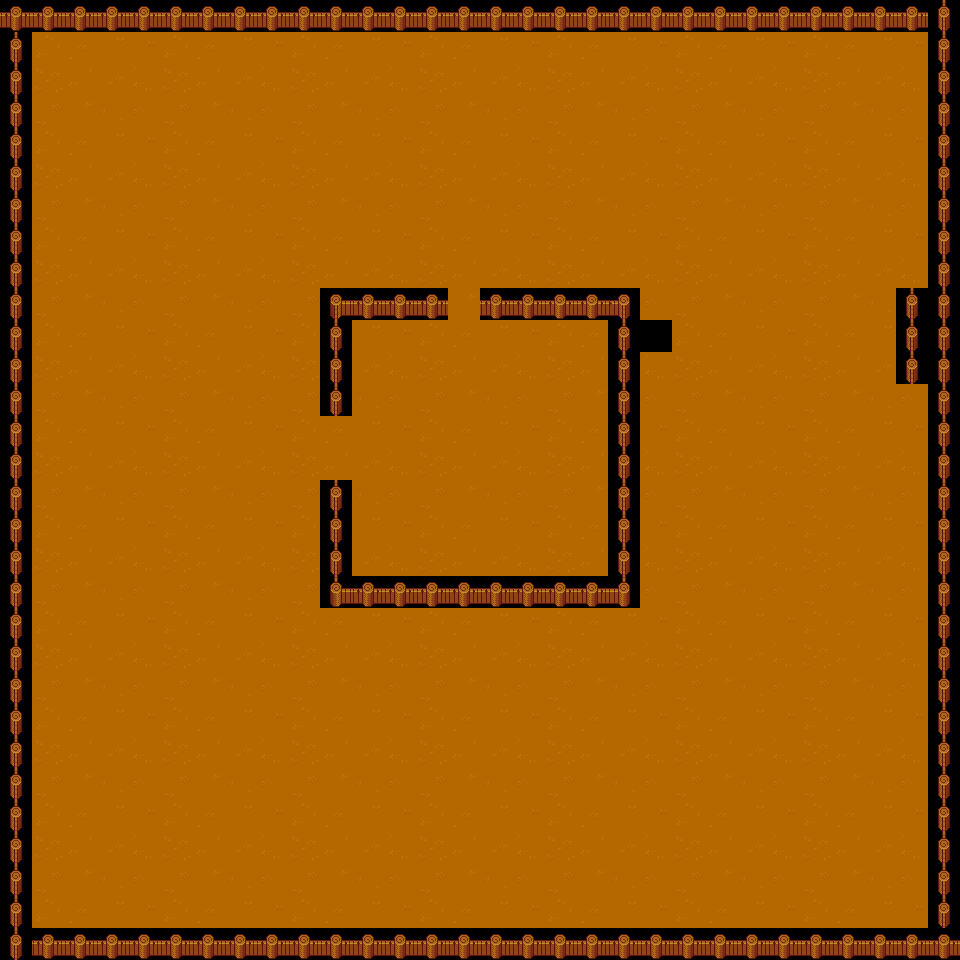

This game map was drawn from its Tiled (.tmx) file and the tilesets committed beside it. A one-line description and the trimmed map source follow:
An orthogonal 30x30 tile map with 32x32 px tiles, 8 tile layers (Tile Layer 1, fence, Tile Layer 2, Tile Layer 4, ...), 2 tilesets.

<map version="1.10" tiledversion="1.10.2" orientation="orthogonal" renderorder="right-down" width="30" height="30" tilewidth="32" tileheight="32" infinite="0" nextlayerid="12" nextobjectid="1">
 <tileset firstgid="1" source="grass.tsx" />
 <tileset firstgid="65" source="spr_fencePost.tsx" />
 <layer id="1" name="Tile Layer 1" width="30" height="30">
  <data>[900 cells, 899 non-empty, 18 distinct tile ids]</data>
 </layer>
 <layer id="10" name="fence" width="30" height="30">
  <data>[900 cells, 0 non-empty, 0 distinct tile ids]</data>
 </layer>
 <layer id="2" name="Tile Layer 2" width="30" height="30">
  <data>[900 cells, 0 non-empty, 0 distinct tile ids]</data>
 </layer>
 <layer id="7" name="Tile Layer 4" width="30" height="30">
  <data>[900 cells, 0 non-empty, 0 distinct tile ids]</data>
 </layer>
 <layer id="8" name="Tile Layer 5" width="30" height="30">
  <data>[900 cells, 0 non-empty, 0 distinct tile ids]</data>
 </layer>
 <layer id="9" name="Tile Layer 6" width="30" height="30">
  <data>[900 cells, 0 non-empty, 0 distinct tile ids]</data>
 </layer>
 <layer id="3" name="Tile Layer 3" width="30" height="30">
  <data>[900 cells, 0 non-empty, 0 distinct tile ids]</data>
 </layer>
 <layer id="11" name="building" width="30" height="30">
  <data>[900 cells, 0 non-empty, 0 distinct tile ids]</data>
 </layer>
</map>
